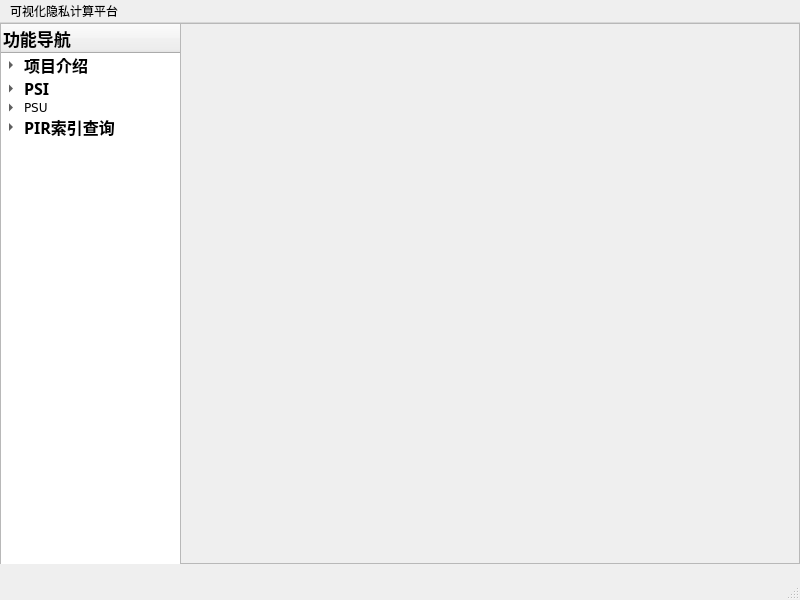
<?xml version="1.0" encoding="UTF-8"?>
<ui version="4.0">
 <class>MainWindow</class>
 <widget class="QMainWindow" name="MainWindow">
  <property name="geometry">
   <rect>
    <x>0</x>
    <y>0</y>
    <width>800</width>
    <height>600</height>
   </rect>
  </property>
  <property name="windowTitle">
   <string>MainWindow</string>
  </property>
  <property name="styleSheet">
   <string notr="true"/>
  </property>
  <widget class="QWidget" name="centralwidget">
   <widget class="QWidget" name="widget1" native="true">
    <property name="geometry">
     <rect>
      <x>0</x>
      <y>0</y>
      <width>800</width>
      <height>551</height>
     </rect>
    </property>
    <property name="styleSheet">
     <string notr="true"/>
    </property>
    <widget class="QFrame" name="frame">
     <property name="enabled">
      <bool>true</bool>
     </property>
     <property name="geometry">
      <rect>
       <x>0</x>
       <y>0</y>
       <width>800</width>
       <height>541</height>
      </rect>
     </property>
     <property name="styleSheet">
      <string notr="true"/>
     </property>
     <property name="frameShape">
      <enum>QFrame::StyledPanel</enum>
     </property>
     <property name="frameShadow">
      <enum>QFrame::Raised</enum>
     </property>
     <widget class="QWidget" name="verticalLayoutWidget">
      <property name="geometry">
       <rect>
        <x>0</x>
        <y>0</y>
        <width>181</width>
        <height>551</height>
       </rect>
      </property>
      <layout class="QVBoxLayout" name="verticalLayout">
       <item>
        <widget class="QTreeWidget" name="treeWidget">
         <property name="enabled">
          <bool>true</bool>
         </property>
         <property name="maximumSize">
          <size>
           <width>16777215</width>
           <height>600</height>
          </size>
         </property>
         <property name="columnCount">
          <number>1</number>
         </property>
         <column>
          <property name="text">
           <string>功能导航</string>
          </property>
          <property name="font">
           <font>
            <pointsize>13</pointsize>
            <weight>75</weight>
            <bold>true</bold>
           </font>
          </property>
         </column>
         <item>
          <property name="text">
           <string>项目介绍</string>
          </property>
          <property name="font">
           <font>
            <family>楷体</family>
            <pointsize>12</pointsize>
            <weight>75</weight>
            <bold>true</bold>
           </font>
          </property>
          <item>
           <property name="text">
            <string>PSI</string>
           </property>
           <property name="font">
            <font>
             <pointsize>11</pointsize>
             <weight>50</weight>
             <bold>false</bold>
            </font>
           </property>
          </item>
          <item>
           <property name="text">
            <string>PSU</string>
           </property>
           <property name="font">
            <font>
             <pointsize>11</pointsize>
             <weight>50</weight>
             <bold>false</bold>
            </font>
           </property>
          </item>
          <item>
           <property name="text">
            <string>PIR</string>
           </property>
           <property name="font">
            <font>
             <pointsize>11</pointsize>
             <weight>50</weight>
             <bold>false</bold>
            </font>
           </property>
          </item>
         </item>
         <item>
          <property name="text">
           <string>PSI</string>
          </property>
          <property name="font">
           <font>
            <family>楷体</family>
            <pointsize>12</pointsize>
            <weight>75</weight>
            <bold>true</bold>
           </font>
          </property>
          <item>
           <property name="text">
            <string>本地求交</string>
           </property>
           <property name="font">
            <font>
             <family>DejaVu Sans</family>
             <pointsize>11</pointsize>
             <weight>75</weight>
             <bold>true</bold>
            </font>
           </property>
          </item>
          <item>
           <property name="text">
            <string>联机求交</string>
           </property>
           <property name="font">
            <font>
             <family>DejaVu Sans</family>
             <pointsize>11</pointsize>
             <weight>75</weight>
             <bold>true</bold>
            </font>
           </property>
          </item>
         </item>
         <item>
          <property name="text">
           <string>PSU</string>
          </property>
          <property name="font">
           <font>
            <family>DejaVu Sans</family>
            <weight>50</weight>
            <bold>false</bold>
           </font>
          </property>
          <item>
           <property name="text">
            <string>本地求并</string>
           </property>
           <property name="font">
            <font>
             <family>DejaVu Sans</family>
             <pointsize>11</pointsize>
             <weight>75</weight>
             <bold>true</bold>
            </font>
           </property>
          </item>
          <item>
           <property name="text">
            <string>联机求并</string>
           </property>
           <property name="font">
            <font>
             <family>DejaVu Sans</family>
             <pointsize>11</pointsize>
             <weight>75</weight>
             <bold>true</bold>
            </font>
           </property>
          </item>
         </item>
         <item>
          <property name="text">
           <string>PIR索引查询</string>
          </property>
          <property name="font">
           <font>
            <family>楷体</family>
            <pointsize>12</pointsize>
            <weight>75</weight>
            <bold>true</bold>
           </font>
          </property>
          <item>
           <property name="text">
            <string>本地查询</string>
           </property>
           <property name="font">
            <font>
             <family>楷体</family>
             <pointsize>11</pointsize>
             <weight>75</weight>
             <bold>true</bold>
            </font>
           </property>
          </item>
          <item>
           <property name="text">
            <string>联机查询</string>
           </property>
           <property name="font">
            <font>
             <family>楷体</family>
             <pointsize>11</pointsize>
             <weight>75</weight>
             <bold>true</bold>
            </font>
           </property>
          </item>
         </item>
        </widget>
       </item>
      </layout>
     </widget>
     <widget class="QStackedWidget" name="stackedWidget">
      <property name="geometry">
       <rect>
        <x>180</x>
        <y>0</y>
        <width>611</width>
        <height>541</height>
       </rect>
      </property>
      <widget class="QWidget" name="page"/>
      <widget class="QWidget" name="page_2"/>
     </widget>
    </widget>
   </widget>
  </widget>
  <widget class="QMenuBar" name="menubar">
   <property name="geometry">
    <rect>
     <x>0</x>
     <y>0</y>
     <width>800</width>
     <height>29</height>
    </rect>
   </property>
   <widget class="QMenu" name="menu">
    <property name="title">
     <string>可视化隐私计算平台</string>
    </property>
   </widget>
   <addaction name="menu"/>
  </widget>
  <widget class="QStatusBar" name="statusbar"/>
 </widget>
 <resources/>
 <connections/>
</ui>
